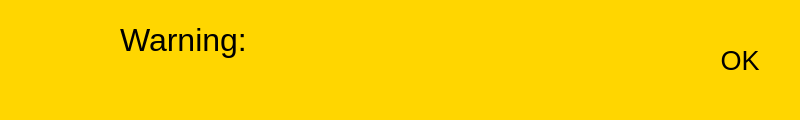
<?xml version="1.0" encoding="UTF-8"?>
<ui version="4.0">
 <class>WarningBar</class>
 <widget class="QWidget" name="WarningBar">
  <property name="geometry">
   <rect>
    <x>0</x>
    <y>0</y>
    <width>800</width>
    <height>120</height>
   </rect>
  </property>
  <property name="windowTitle">
   <string>Form</string>
  </property>
  <property name="styleSheet">
   <string notr="true">background-color: #FFD600;</string>
  </property>
  <widget class="QTextBrowser" name="warningMsgBrowser">
   <property name="geometry">
    <rect>
     <x>265</x>
     <y>20</y>
     <width>415</width>
     <height>80</height>
    </rect>
   </property>
   <property name="font">
    <font>
     <pointsize>20</pointsize>
    </font>
   </property>
   <property name="styleSheet">
    <string notr="true">QTextBrowser{

	border: none;
	color: #000000;
}</string>
   </property>
  </widget>
  <widget class="QLabel" name="warningLabel">
   <property name="geometry">
    <rect>
     <x>120</x>
     <y>20</y>
     <width>125</width>
     <height>40</height>
    </rect>
   </property>
   <property name="font">
    <font>
     <pointsize>24</pointsize>
    </font>
   </property>
   <property name="styleSheet">
    <string notr="true">QLabel{

	color: #000000;
}</string>
   </property>
   <property name="text">
    <string>Warning:</string>
   </property>
  </widget>
  <widget class="QPushButton" name="okButton">
   <property name="geometry">
    <rect>
     <x>680</x>
     <y>0</y>
     <width>120</width>
     <height>120</height>
    </rect>
   </property>
   <property name="font">
    <font>
     <pointsize>20</pointsize>
    </font>
   </property>
   <property name="styleSheet">
    <string notr="true">QPushButton{

	border: none;
	color: #000000;
}</string>
   </property>
   <property name="text">
    <string>OK</string>
   </property>
  </widget>
 </widget>
 <resources/>
 <connections/>
</ui>
